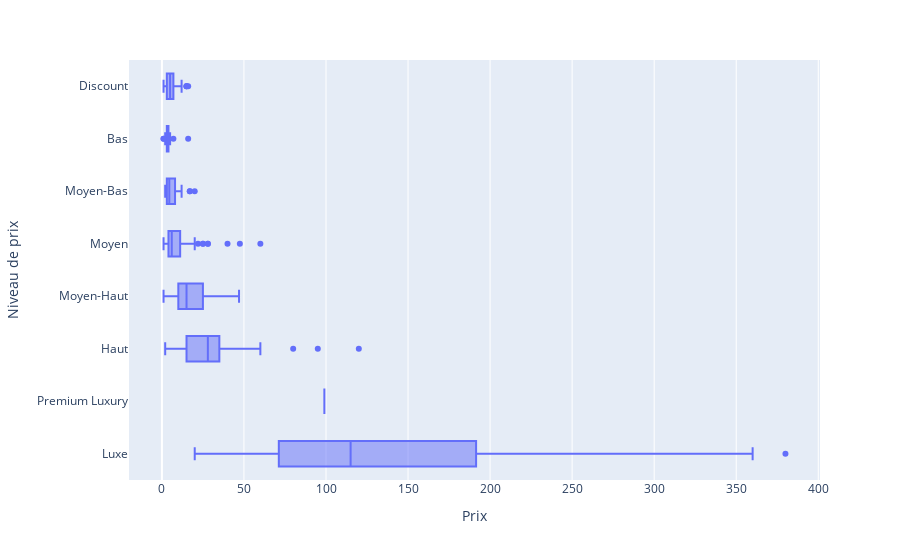

Notebook code cell kept with this figure:
### Code cell
px.box(filtered_df_shirt, y='Niveau de prix', x='Prix', category_orders=category_orders)

### Figure 1 — Plotly figure (JSON) as saved in the notebook; plotly's stock layout.template omitted (floating-point values rounded to 4 significant figures; data arrays with more than 128 entries replaced by an {"elided": "..."} marker saying what was removed)
{"data": [{"alignmentgroup": "True", "hovertemplate": "Prix=%{x}<br>Niveau de prix=%{y}<extra></extra>", "legendgroup": "", "marker": {"color": "#636efa"}, "name": "", "notched": false, "offsetgroup": "", "orientation": "h", "showlegend": false, "type": "box", "x": {"elided": "661 float values"}, "x0": " ", "xaxis": "x", "y": {"elided": "661 str values"}, "y0": " ", "yaxis": "y"}], "layout": {"boxmode": "group", "legend": {"tracegroupgap": 0}, "margin": {"t": 60}, "xaxis": {"anchor": "y", "domain": [0, 1], "title": {"text": "Prix"}}, "yaxis": {"anchor": "x", "categoryarray": ["Luxe", "Premium Luxury", "Haut", "Moyen-Haut", "Moyen", "Moyen-Bas", "Bas", "Discount"], "categoryorder": "array", "domain": [0, 1], "title": {"text": "Niveau de prix"}}}}
